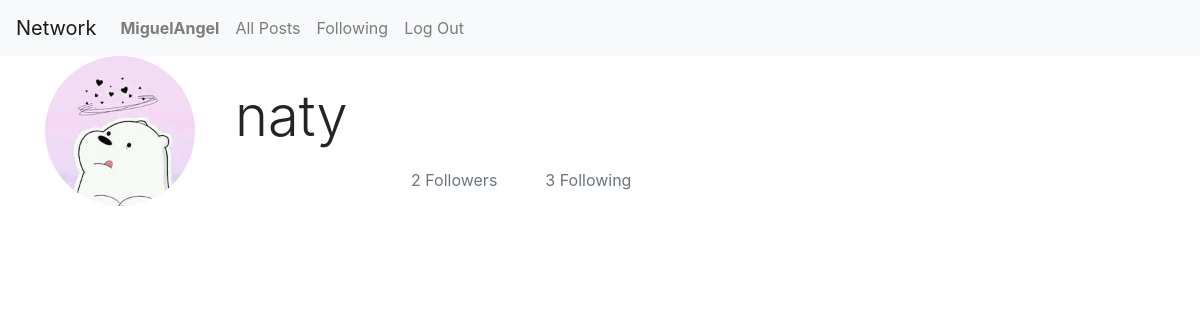
The app's page /2 (signed in) with its own data.
### network/models.py (models this page shows)
class User(AbstractUser):
    @property
    def num_followers(self):
        total_followers = Following.objects.filter(followee=self).count()
        return total_followers
    @property
    def num_followees(self):
        total_followees = Following.objects.filter(follower=self).count()
        return total_followees

### network/views.py (the view)
# urls.py: path("<int:user_id>", views.profile, name="profile"),
@login_required
def profile(request, user_id):
    profile_user = get_object_or_404(User, id=user_id)
    return render(request, "network/profile.html", {
        "profile_user": profile_user,
    })

### network/templates/network/profile.html (shortened to what this page needs)
{% extends "network/layout.html" %}
{% block body %}
   <div id="profile-container" class="container">
        <div class="row" style="margin-bottom:1.5rem;">
            <div id="profile-photo-div" class="col-2">
                <img alt="" class="rounded-circle bg-body rounded" style="width: 150px;" id="profile-img">
            </div>
            <div class="col-2">
                <h1 id="user-name"  style="margin-top:1.7rem;" class="display-4"> {{ profile_user.username }}</h1>
            </div>
            <div class="row">
                <div col="col-2">
                    <p style="margin-top:7rem; text-align: end; margin-left: 1rem;" class="text-muted" id="followers">{{ profile_user.num_followers }} Followers</p>
                </div>
                <div col="col-2">
                    <p style="margin-top:7rem; text-align: end; margin-left: 3rem;" class="text-muted" id="followees">{{ profile_user.num_followees }} Following</p>
                </div>
            </div>
        </div>
   </div>
{% endblock %}

### network/templates/network/layout.html (shortened to what this page needs)
{% load static %}
<!DOCTYPE html>
<html lang="en">
    <head>
        <link rel="stylesheet" href="https://stackpath.bootstrapcdn.com/bootstrap/4.4.1/css/bootstrap.min.css">
        <link href="{% static 'network/styles.css' %}" rel="stylesheet">
    </head>
    <body>
        <nav class="navbar navbar-expand-lg navbar-light bg-light">
            <a class="navbar-brand" href="#">Network</a>
            <div>
              <ul class="navbar-nav mr-auto">
                {% if user.is_authenticated %}
                    <li class="nav-item">
                        <a class="nav-link" href="{% url 'profile' user_id=user.id %}" id="user-button"><strong>{{ user.username }}</strong></a>
                    </li>
                {% endif %}
                <li class="nav-item">
                  <a class="nav-link" href="{% url 'posts' %}" id="all-posts">All Posts</a>
                {% if user.is_authenticated %}
                    <li class="nav-item">
                        <a class="nav-link" href="{% url 'load_posts_followees' %}">Following</a>
                    </li>
                    <li class="nav-item">
                        <a class="nav-link" href="{% url 'logout' %}">Log Out</a>
                    </li>
                {% endif %}
              </ul>
            </div>
          </nav>
        <div class="body">
            {% block body %}
            {% endblock %}
        </div>
    </body>
</html>

### records on screen
User: username "MiguelAngel"
User: username "naty", num_followers "2", num_followees "3"
